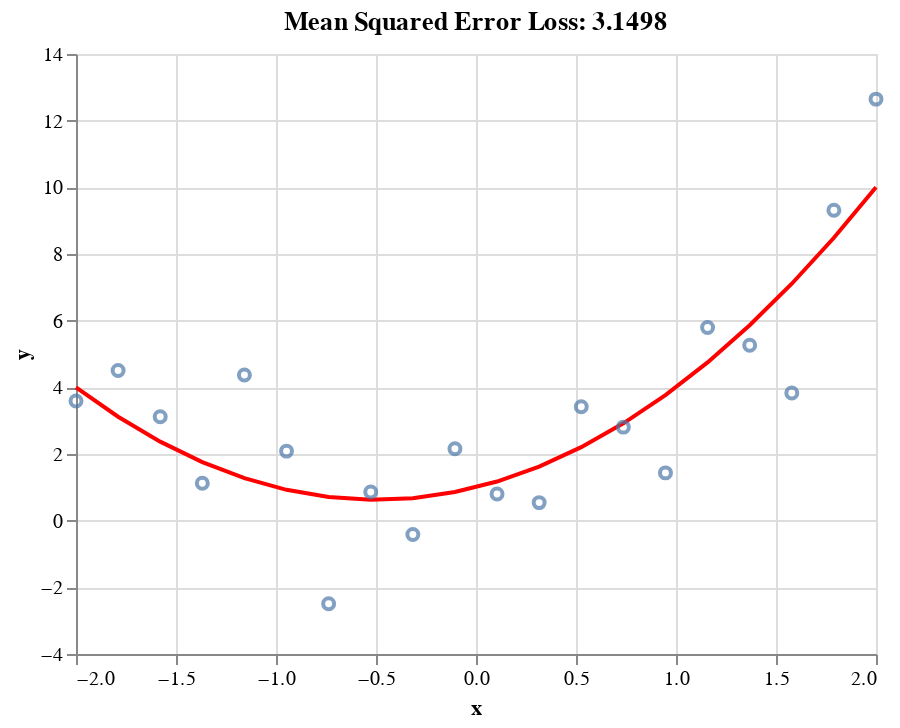

The notebook cell saved with this chart:
### Markdown cell above
Again if you're on quarto, you won't be able to play with the interactive pyplot graph here where you can see the loss change as the parameters are modified. There's also no way to dynamically change labels in Altair to my knowledge from a few stack overflow and github question. I'm going to replot our interactive graph with an example title that matches the pyplot so you can follow along without bringing down my notebook. If you wanted to see the magic values change and really have this sink in, please bring down the notebook or open it in colab & play with the plots ☺.

### Code cell
plot_altair(title="Mean Squared Error Loss: 3.1498 ")

### Figure 1 — Vega-Lite specification as saved in the notebook (floating-point values rounded to 4 significant figures)
{"config": {"view": {"continuousWidth": 400, "continuousHeight": 300}}, "layer": [{"data": {"name": "data-9ba740e81f0e38a6466420e14ecacb0a"}, "mark": {"type": "line", "color": "red"}, "encoding": {"x": {"field": "x", "type": "quantitative"}, "y": {"field": "y", "type": "quantitative"}}, "selection": {"selector_b": {"type": "single", "fields": ["b"], "bind": {"input": "range", "max": 3, "min": 0, "name": "B", "step": 0.1}, "init": {"b": 1.5}}, "selector_a": {"type": "single", "fields": ["a"], "bind": {"input": "range", "max": 3, "min": 0, "name": "A", "step": 0.1}, "init": {"a": 1.5}}}, "title": "Mean Squared Error Loss: 3.1498 ", "transform": [{"calculate": "((selector_a.a*pow(datum.x,2) + selector_b.b*datum.x)) + datum.c", "as": "y"}]}, {"data": {"name": "data-9bc7e510697bc16427f125ff59e38bd4"}, "mark": "point", "encoding": {"x": {"field": "x", "type": "quantitative"}, "y": {"field": "y", "type": "quantitative"}}}], "$schema": "https://vega.github.io/schema/vega-lite/v4.17.0.json", "datasets": {"data-9ba740e81f0e38a6466420e14ecacb0a": [{"x": -2.0, "y": 1, "c": 1}, {"x": -1.789, "y": 1, "c": 1}, {"x": -1.579, "y": 1, "c": 1}, {"x": -1.368, "y": 1, "c": 1}, {"x": -1.158, "y": 1, "c": 1}, {"x": -0.9474, "y": 1, "c": 1}, {"x": -0.7368, "y": 1, "c": 1}, {"x": -0.5263, "y": 1, "c": 1}, {"x": -0.3158, "y": 1, "c": 1}, {"x": -0.1053, "y": 1, "c": 1}, {"x": 0.1053, "y": 1, "c": 1}, {"x": 0.3158, "y": 1, "c": 1}, {"x": 0.5263, "y": 1, "c": 1}, {"x": 0.7368, "y": 1, "c": 1}, {"x": 0.9474, "y": 1, "c": 1}, {"x": 1.158, "y": 1, "c": 1}, {"x": 1.368, "y": 1, "c": 1}, {"x": 1.579, "y": 1, "c": 1}, {"x": 1.789, "y": 1, "c": 1}, {"x": 2.0, "y": 1, "c": 1}], "data-9bc7e510697bc16427f125ff59e38bd4": [{"x": -2.0, "y": 3.59}, {"x": -1.789, "y": 4.506}, {"x": -1.579, "y": 3.118}, {"x": -1.368, "y": 1.122}, {"x": -1.158, "y": 4.37}, {"x": -0.9474, "y": 2.087}, {"x": -0.7368, "y": -2.493}, {"x": -0.5263, "y": 0.8612}, {"x": -0.3158, "y": -0.4152}, {"x": -0.1053, "y": 2.158}, {"x": 0.1053, "y": 0.8013}, {"x": 0.3158, "y": 0.5418}, {"x": 0.5263, "y": 3.416}, {"x": 0.7368, "y": 2.806}, {"x": 0.9474, "y": 1.433}, {"x": 1.158, "y": 5.797}, {"x": 1.368, "y": 5.262}, {"x": 1.579, "y": 3.83}, {"x": 1.789, "y": 9.314}, {"x": 2.0, "y": 12.65}]}}
